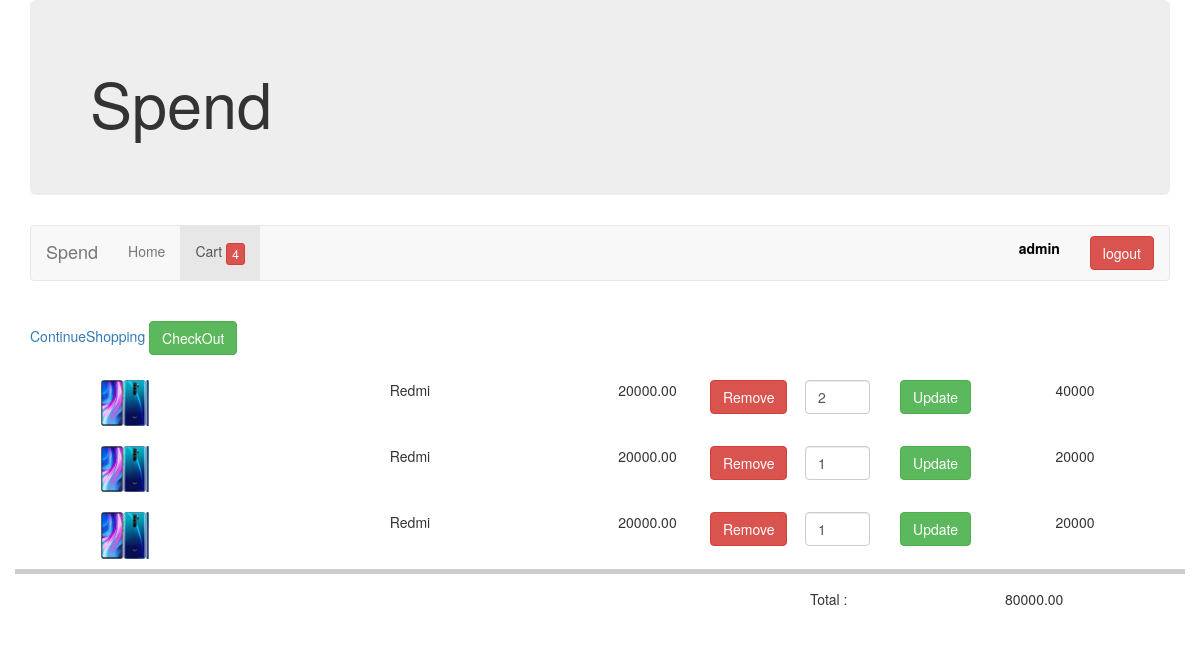
Page /cart/ (signed in) on the earlier database version.
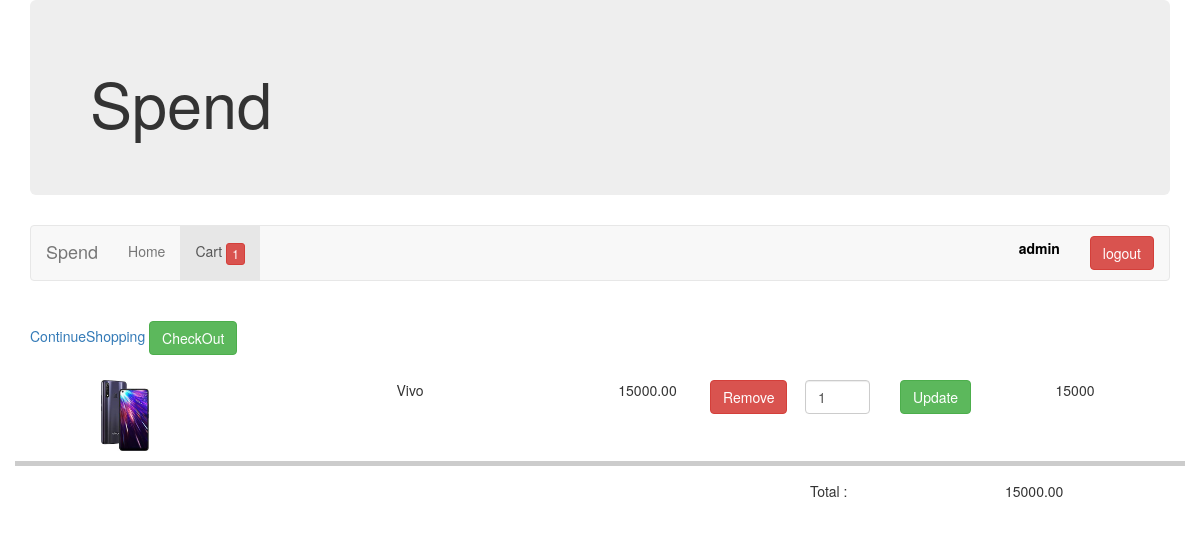
Same page on the later database version.
### shopping/models.py (models this page shows, shortened)
class Item(models.Model):
    cart = models.ForeignKey(Cart,verbose_name='cart',related_name='cart',on_delete=models.CASCADE)
    quantity = models.PositiveIntegerField(verbose_name='quantity')
    product = models.ForeignKey(Product,verbose_name='product' ,related_name='product',on_delete=models.PROTECT)

class Product(models.Model):
    title = models.CharField(null=True,blank=True,max_length=100)
    description = models.CharField(null=True,blank=True, max_length=100)
    unit_price = models.DecimalField(max_digits=18,decimal_places=2,verbose_name='unit price')
    total_items = models.IntegerField()

### shopping/views.py (the view)
# urls.py: path('cart/',cart,name='cart'),
def cart(request):
    user = request.user
    items = ''
    cart_items = []
    if user.is_anonymous:
        user = ''
    else:
        cart_items = Item.objects.filter(cart__user = user, cart__checked_out=False)
        items = 0
        for i in cart_items:
            items+= i.quantity
    items_sum = calculate_sum(cart_items)
    return render(request,'cart.html',{'user':user,'items':items,'page':'cart','cart_items':cart_items,'sum':items_sum})

### shopping/views.py (called while the page is built)
def calculate_sum(cart_items):
    items_sum=0
    for item in cart_items:
        items_sum = items_sum + (item.quantity*item.product.unit_price)
    return items_sum

### shopping/templates/cart.html (shortened to what this page needs)
{% extends "base.html" %}
{% load static %}
{% block content %}
{% if cart_items %}
    <div class="row">
        <div class="col-md-3">
            <a href="{% url 'index' %}">ContinueShopping</a>
            <a href="{% url 'thank_you' %}" class="btn btn-success" role="button">CheckOut</a>
        </div>
    </div>
    <div class="row" style="border-bottom: 5px solid #ccc;">
        {% for item in cart_items %}
            <div class="col-md-12">
                <div class="col-md-2">
                    <img style="width:30%;display:block; margin:0 auto" src=" {{ STATIC_URL }}/static/{{item.product.title}}.jpg">
                </div>
                <div class="col-md-4" style="text-align: center;">
                    <p>{{ item.product.title }} </p>
                </div>
                <div class="col-md-1" style="text-align: center;">
                    <p>{{ item.product.unit_price }} </p>
                </div>
                <div class="col-md-1" style="text-align: center;">
                    <a href="{% url 'remove_item' %}?item_id={{ item.id }} "  class="btn btn-danger" role="button"> Remove  </a>
                </div>
                <div class="col-md-1" style="text-align: center;">
                    <input type="text" class="form-control" id="{{ item.id }}" placeholder="quantity" value="{{ item.quantity }}">
                </div>
                <div class="col-md-1" style="text-align: center;">
                    <button class="btn btn-success" onclick="call_updater('/update_item/',{{item.id}})"> Update </button>
                </div>
                <div class="col-md-2" style="text-align: center;">
                    {% widthratio item.product.unit_price 1 item.quantity %}
                </div>
            </div>
            <br>
        {% endfor %}
    </div>
    <div class="row">
        <div class="col-md-8">
        </div>
        <div class="col-md-2">
            <span> Total : </span>
        </div>
        <div class="col-md-2">
            <span> {{ sum }}</span>
        </div>
    </div>
{% else %}
<h1>  Your Shopping Cart is empty. </h1>
{% endif %}
{% endblock %}

### shopping/templates/base.html (shortened to what this page needs)
{% load static %}
<!DOCTYPE  html>
<html >
<head>
    <link rel="stylesheet" href="https://maxcdn.bootstrapcdn.com/bootstrap/3.3.7/css/bootstrap.min.css"
>
    <link rel="stylesheet" href="{% static 'default.css' %}">
    <link rel="stylesheet" href="{% static 'equal-height.css' %}">
</head>
<body>
    <div class="container">
        <div class="jumbotron">
            <h1>Spend</h1>
        </div>
        <nav class="navbar navbar-default">
            <div class="container-fluid">
                <div class="navbar-header">
                    <a class="navbar-brand" href="{% url 'index' %}">Spend</a>
                </div>
                <ul class="nav navbar-nav">
                    <li class = {% if page == 'home' %} 'active' {% endif %} > <a href="{% url 'index' %}">Home</a> </li>
                    {% if user %}
                    <li class = {% if page == "cart" %} "active" {% endif %} > <a href="{% url 'cart' %}">Cart
                        {% if items > 0 %}
                            <button type="button" class="btn btn-danger btn-xs">  {{ items }} </button>
                        {% endif %}
                    </a>  </li>
                    {% endif %}
                </ul>
                <ul class="nav navbar-nav navbar-right">
                    {% if user.is_authenticated %}
                        <li>  <a href="#" class="username-display"><p style="color: black;">{{ user.username }}</p>   </a>  </li>
                        <li>
                            <a href="{% url 'logout' %}" class="right-nav-display">
                              <button type="button" class="btn btn-danger">logout </button>
                            </a>
                        </li>
                    {%  else  %}
                    <li><a href="{% url 'signup' %}"><span class="glyphicon glyphicon-user"></span> Sign Up</a></li>
                    <li><a href="{% url 'login' %}"><span class="glyphicon glyphicon-log-in"></span> Login</a></li>
                    {% endif %}
                </ul>
            </div>
        </nav>
        <div class="row">
            <div class="col-sm-12">
                {% block content %}{% endblock %}
            </div>
        </div>
    </div>
</body>
</html>

Differences in the rows shown:
no longer on this page (row unchanged): Item: product (picture), product "Redmi", product.unit_price "20000.00", quantity "2", product+quantity "40000"
no longer on this page (row unchanged): Item: product (picture), product "Redmi", product.unit_price "20000.00", quantity "1", product+quantity "20000"
no longer on this page (row unchanged): Item: product (picture), product "Redmi", product.unit_price "20000.00", quantity "1", product+quantity "20000"
added Item: product (picture), product "Vivo", product.unit_price "15000.00", quantity "1", product+quantity "15000"
Other differences:
{{ items }}: "4" → "1"
{{ sum }}: "80000.00" → "15000.00"
